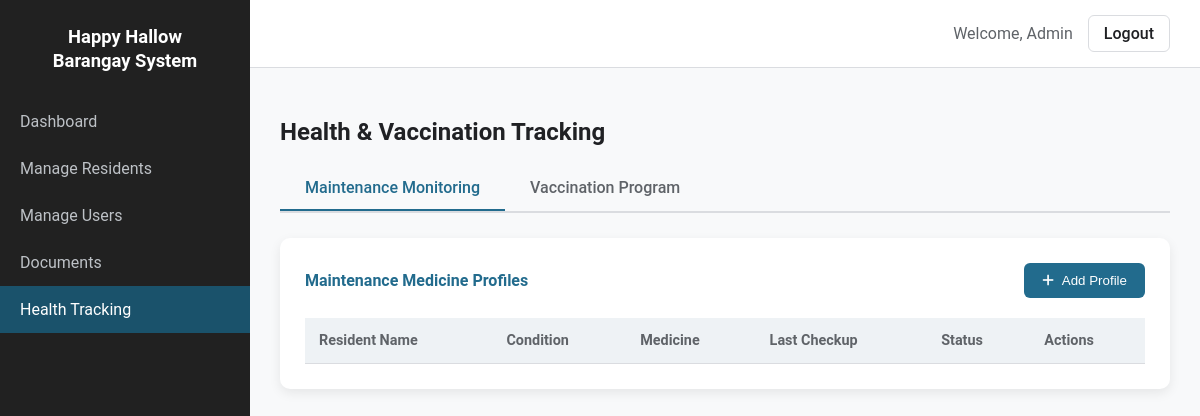
Before: /admin/health_tracking.php (signed in) with the older database file.
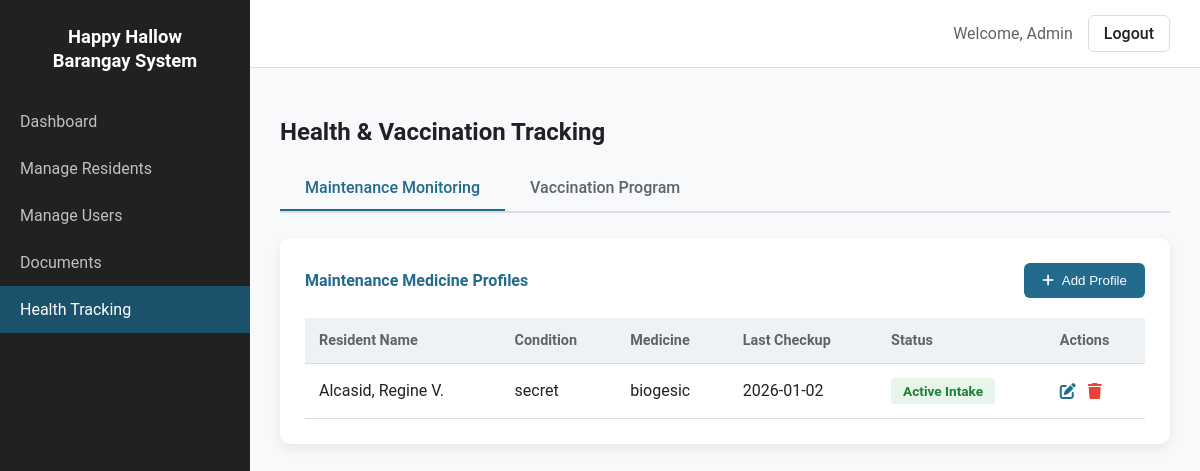
After: the same page with the newer database file.
### tables this page shows
CREATE TABLE IF NOT EXISTS `maintenance_profiles` (
  `id` int NOT NULL AUTO_INCREMENT,
  `resident_name` varchar(255) NOT NULL,
  `medical_condition` varchar(255) DEFAULT NULL,
  `medicine` varchar(255) DEFAULT NULL,
  `last_checkup` date DEFAULT NULL,
  `status` enum('Active Intake','For Refill','Completed') DEFAULT 'Active Intake',
  `created_at` timestamp NULL DEFAULT CURRENT_TIMESTAMP,
  PRIMARY KEY (`id`)
);

### admin/health_tracking.php (the view, shortened to what this page needs)
<?php
include '../db_connect.php';
$logged_in_username = isset($_SESSION['user_name']) ? htmlspecialchars($_SESSION['user_name']) : 'Admin';
$maintenance_query = "SELECT * FROM maintenance_profiles ORDER BY id DESC";
$maintenance_result = mysqli_query($conn, $maintenance_query);
?>
<!DOCTYPE html>
<html lang="en">
<head>
    <link rel="stylesheet" href="https://cdnjs.cloudflare.com/ajax/libs/font-awesome/6.0.0-beta3/css/all.min.css" />
</head>
<body>
<div class="app-container">
    <div class="sidebar">
        <div class="logo">Happy Hallow<br />Barangay System</div>
        <nav class="main-nav">
            <ul>
                <li><a href="admin_dashboard.php">Dashboard</a></li>
                <li><a href="residents.php">Manage Residents</a></li>
                <li><a href="users.php">Manage Users</a></li>
                <li><a href="documents.php">Documents</a></li>
                <li><a href="health_tracking.php" class="active">Health Tracking</a></li>
            </ul>
        </nav>
    </div>
    <div class="main-content">
        <div class="topbar">
            <span class="user-info">Welcome, <?php echo $logged_in_username; ?></span>
            <a href="logout.php" class="logout-btn">Logout</a>
        </div>
        <div class="page-content">
            <h2 style="margin-bottom: 20px;">Health & Vaccination Tracking</h2>
            <div class="detail-tabs">
                <div class="detail-tab active" data-tab="maintenance-tab">Maintenance Monitoring</div>
                <div class="detail-tab" data-tab="vaccination-tab">Vaccination Program</div>
            </div>
            <div id="maintenance-tab" class="tab-content active">
                <div class="card">
                    <div class="card-header">
                        <h4 style="margin:0; color:var(--primary-color);">Maintenance Medicine Profiles</h4>
                        <button class="btn-add" onclick="prepareAddMaintenance()">
                            <i class="fas fa-plus"></i> Add Profile
                        </button>
                    </div>
                    <table>
                        <thead>
                            <tr>
                                <th>Resident Name</th>
                                <th>Condition</th>
                                <th>Medicine</th>
                                <th>Last Checkup</th>
                                <th>Status</th>
                                <th>Actions</th>
                            </tr>
                        </thead>
                        <tbody>
                            <?php while($m_row = mysqli_fetch_assoc($maintenance_result)):
                                $badge = ($m_row['status'] == 'For Refill') ? 'badge-info' : 'badge-success';
                            ?>
                            <tr>
                                <td><?php echo htmlspecialchars($m_row['resident_name']); ?></td>
                                <td><?php echo htmlspecialchars($m_row['medical_condition']); ?></td>
                                <td><?php echo htmlspecialchars($m_row['medicine']); ?></td>
                                <td><?php echo $m_row['last_checkup']; ?></td>
                                <td><span class="special-status-bar <?php echo $badge; ?>"><?php echo $m_row['status']; ?></span></td>
                                <td>
                                    <div class="action-btns">
                                        <i class="fas fa-edit edit-icon" onclick='editMaintenance(<?php echo json_encode($m_row); ?>)'></i>
                                        <i class="fas fa-trash delete-icon" onclick="deleteRecord(<?php echo $m_row['id']; ?>, 'maintenance')"></i>
                                    </div>
                                </td>
                            </tr>
                            <?php endwhile; ?>
                        </tbody>
                    </table>
                </div>
            </div>
        </div>
    </div>
</div>
</body>
</html>

### admin/health_tracking.php (style rules this page uses)
:root { --primary-color: #226b8dff; --primary-dark: #1a526b; --secondary-color: #5f6368; --warning-color: #fbbc04; --danger-color: #ea4335; --background-color: #f8f9fa; --sidebar-bg: #212121; --text-color: #202124; --text-light: #5f6368; --border-color: #dadce0; --radius: 10px; --shadow: 0 4px 12px rgba(0, 0, 0, 0.08); }
* { box-sizing: border-box; }
body { margin: 0; font-family: "Roboto", Arial, sans-serif; background: var(--background-color); color: var(--text-color); }
.app-container { display: flex; min-height: 100vh; }
.sidebar { width: 250px; background: var(--sidebar-bg); color: white; }
.logo { padding: 25px; text-align: center; font-weight: 700; font-size: 1.15rem; line-height: 1.3; }
.main-nav ul { list-style: none; padding: 0; margin: 0; }
.main-nav a { display: block; padding: 14px 20px; color: #bdc1c6; text-decoration: none; }
.main-nav a:hover, .main-nav a.active { background: var(--primary-dark); color: white; }
.main-content { flex: 1; }
.topbar { background: white; padding: 15px 30px; border-bottom: 1px solid var(--border-color); display: flex; justify-content: flex-end; align-items: center; }
.user-info { margin-right: 15px; color: var(--text-light); }
.logout-btn { padding: 8px 15px; border: 1px solid var(--border-color); background: transparent; color: var(--text-color); border-radius: 6px; text-decoration: none; font-weight: 500; }
.page-content { padding: 30px; }
.detail-tabs { border-bottom: 2px solid var(--border-color); margin-bottom: 25px; display: flex; }
.detail-tab { padding: 12px 25px; cursor: pointer; font-weight: 500; color: var(--text-light); border-bottom: 2px solid transparent; transition: 0.3s; }
.detail-tab.active { color: var(--primary-color); border-bottom: 2px solid var(--primary-color); }
.tab-content { display: none; }
.tab-content.active { display: block; }
.card { background: white; border-radius: var(--radius); box-shadow: var(--shadow); padding: 25px; margin-bottom: 20px; }
.card-header { display: flex; justify-content: space-between; align-items: center; margin-bottom: 20px; }
.btn-add { background-color: var(--primary-color); color: white; border: none; padding: 10px 18px; border-radius: 6px; cursor: pointer; display: flex; align-items: center; gap: 8px; font-weight: 500; }
table { width: 100%; border-collapse: collapse; }
thead { background: #eef2f5; color: var(--text-light); font-size: 0.9rem; text-align: left; }
th, td { padding: 14px; border-bottom: 1px solid var(--border-color); }
.special-status-bar { padding: 5px 12px; border-radius: 4px; font-weight: 600; font-size: 0.85rem; display: inline-block; }
.badge-success { background-color: #e6f4ea; color: #1e7e34; }
.action-btns { display: flex; gap: 12px; }
.edit-icon { color: var(--primary-color); cursor: pointer; }
.delete-icon { color: var(--danger-color); cursor: pointer; }

Changed rows visible on the page:
added maintenance_profiles: resident_name "Alcasid, Regine V.", medical_condition "secret", medicine "biogesic", last_checkup "2026-01-02", status "Active Intake"
